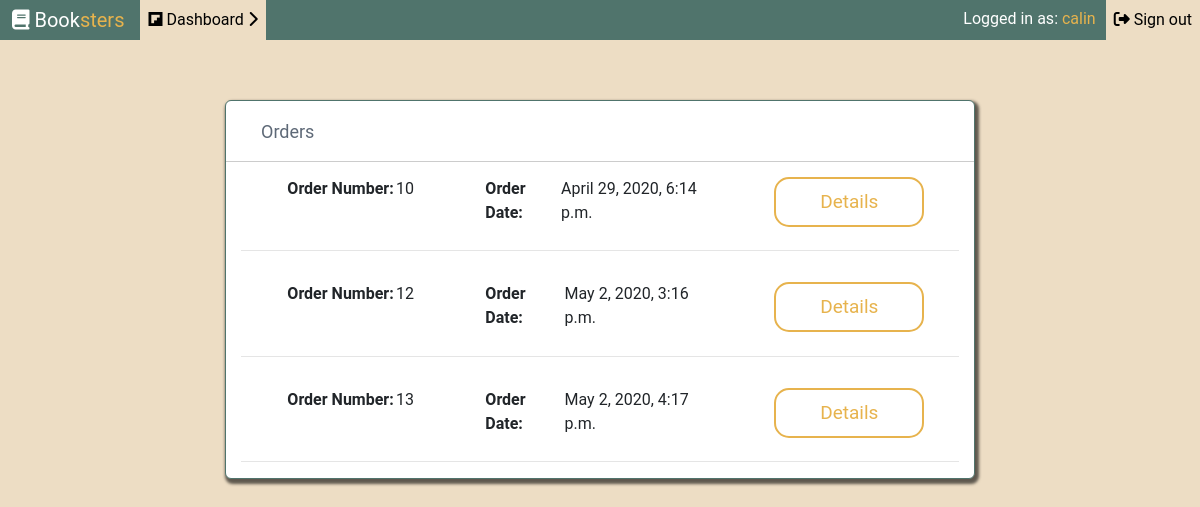
Before: /orders/ (signed in) with the older database file.
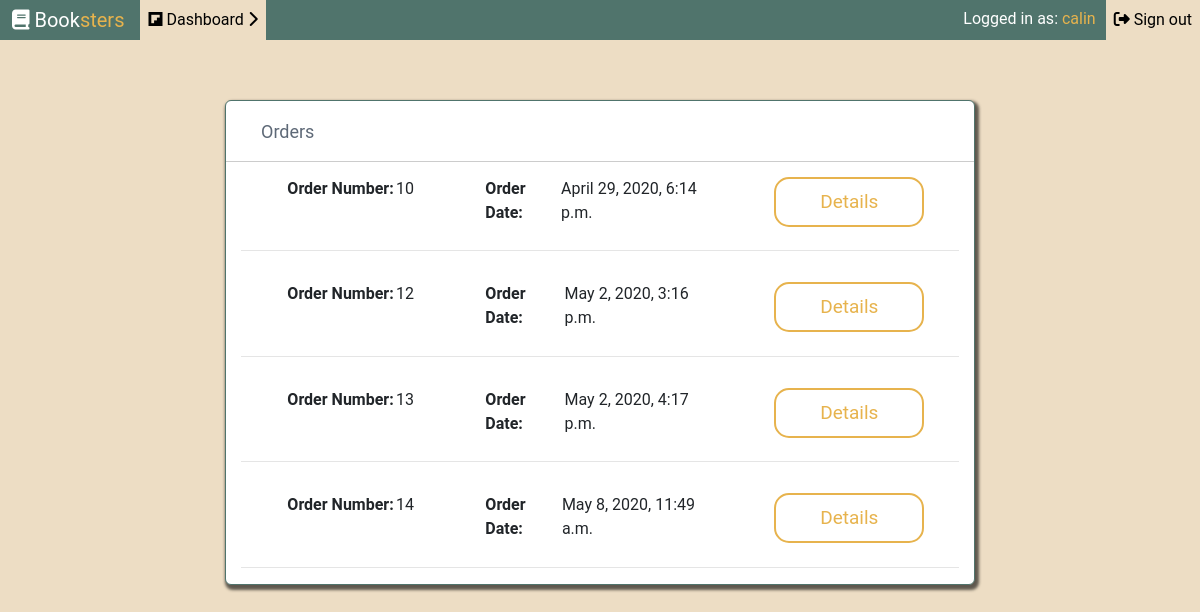
After: the same page with the newer database file.
### purchases/models.py (models this page shows)
class Order(models.Model):
    books = models.ManyToManyField(Book)
    orderDate = models.DateTimeField(auto_now=True)
    user = models.ForeignKey(Account,on_delete = models.CASCADE,blank=True, null=True)
    totalSum = models.IntegerField(default=0)

### purchases/views.py (the view)
# urls.py: path('orders/',orders,name='orders'),
@login_required
def orders(request):
    account = Account.objects.get(id = request.user.id)
    order = account.shoppingCart.books.all()
    orders = Order.objects.filter(user=account)
    if request.method == "POST" and len(order)!=0:
        o = Order(user=account,totalSum=account.shoppingCart.sumOfBooks())
        o.save()
        for book in order:
            o.books.add(book)
        account.shoppingCart.books.clear()
        return render(request,'orders.html',{'orders':orders})
    else:
        return render(request,'orders.html',{'orders':orders})

### purchases/templates/orders.html
{%extends 'base.html'%}
{%load static%}
{%block title}{%endblock}
{%block additionalMetaData%}
<link rel="stylesheet" href="{%static 'css/orders.css'%}">
{%endblock%}
{%block body%}
<div class="container">
    <div class="row">
        <div class="col-lg-12">
            <h5>Orders</h5>
        </div>
    </div>
    {%if orders%}
    {%for order in orders%}
    <div class="row">
        <div class="col-lg-4 d-flex justify-content-center"><strong>Order Number: </strong> {{order.id}}</div>
        <div class="col-lg-4 d-flex justify-content-center"><strong>Order Date: </strong> {{order.orderDate}}</div>
        <div class="col-lg-4 d-flex justify-content-center"><a href="{% url 'detailedOrder' id=order.id %}"><button>Details</button></a></div>
    </div>
    <hr>
    {%endfor%}
    {%else%}
    <div class="row">
        <div class="col-lg-12">
            <h4>You haven't ordered anything...</h4>
        </div>
    </div>
    {%endif%}
</div>
{%endblock%}

Changed rows visible on the page:
added Order: id "14", orderDate "May 8, 2020, 11:49 a.m."
